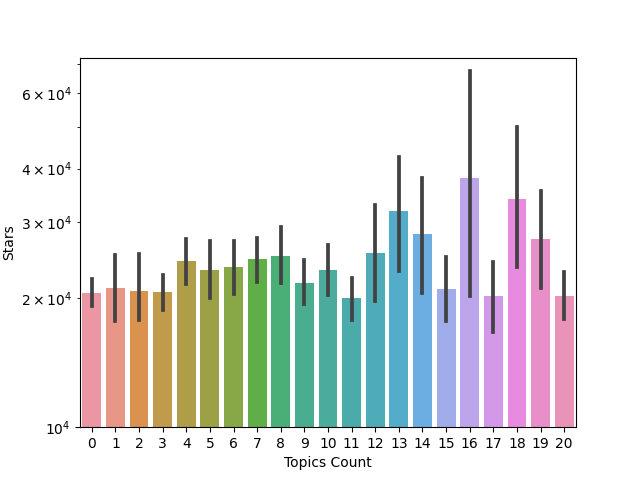

Python code for this plot:
import os
import pandas as pd
import seaborn as sns
import numpy as np
import matplotlib.pyplot as plt

def main():
    # Basic Seaborn Approach: https://seaborn.pydata.org/tutorial/introduction
    stars_and_topics = pd.read_csv("../data/datasets/data.csv")

    # This produces a barplot
    bar_plot =  sns.barplot(
                    data=stars_and_topics,
                    x="topics_count",
                    y="number_of_stars")

    # Changing the Label Titles to Match Approach
    bar_plot.set(xlabel="Topics Count",
                    ylabel="Stars",
                    yscale="log",
                    ylim=10000)

    plt.show()

if __name__ == "__main__":
    main()
